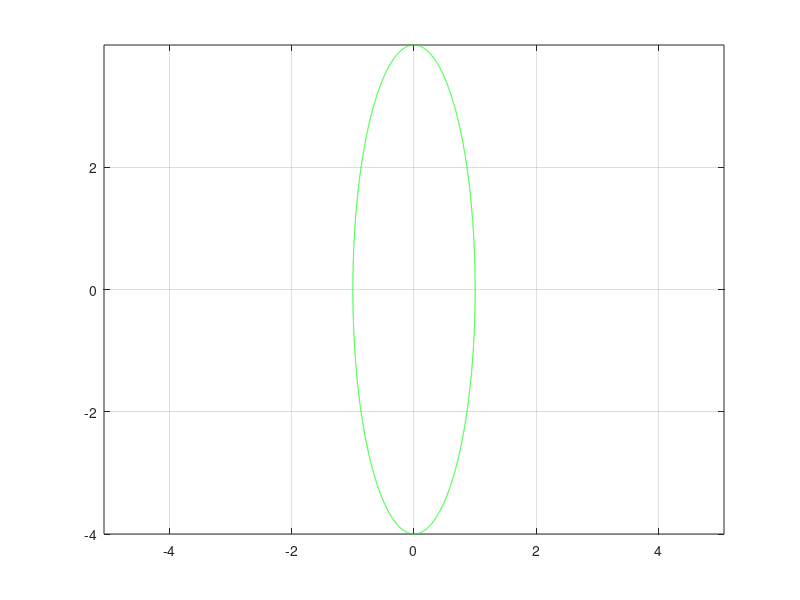

MATLAB code for this plot: (Note: this script raises an error after producing the figure.)
clear all
N=10000;
t_parameter=linspace(-pi,pi,N)';

Bdry_x=sin(t_parameter);
Bdry_y=4*cos(t_parameter);

Bdry= [Bdry_x,Bdry_y];
plot(Bdry_x,Bdry_y,'color','green')
hold on
axis equal
grid on

trial_point=[0,0];
[inicial_distance, flag]=distance_to_bdry(trial_point,Bdry);
sum_of_g_values=0;
number_of_paths=1;



if (flag==0)
  print('Error')
else
  for sample=1:number_of_paths
    sample
    current_point=trial_point;
    current_path=[current_point];
    current_distance=inicial_distance;
    vector_of_distances=[current_distance];
    %circle(current_point(1),current_point(2),current_distance)
    while( current_distance>0.1 )
      print('first while')
      radius=current_distance;
      random_angle=rand;
      random_direction=[sin(2*pi*random_angle),cos(2*pi*random_angle)];
      next_point=current_point+radius*random_direction;
      %circle(next_point(1),next_point(2),radius)
      %plot(next_point(1),next_point(2),'.')
      [current_distance,flag]=distance_to_bdry(next_point,Bdry);
      while (flag ==0 )
        print('out')
        radius=radius/2;
        next_point=current_point+radius*random_direction;
        [current_distance,flag]=distance_to_bdry(next_point,Bdry);
      end
      current_point=next_point;
      current_path=[current_path;current_point];
      vector_of_distances=[vector_of_distances;current_distance];
      plot(current_path(:,1),current_path(:,2),'color','black');
      plot(current_point(1),current_point(2),'.','color','red')
      circle(next_point(1),next_point(2),current_distance)
      hold on
      sum_of_g_values=sum_of_g_values+bdry_data(current_point);
      pause(0.1)
    end
  end
end
solution_at_current_point= sum_of_g_values/number_of_paths